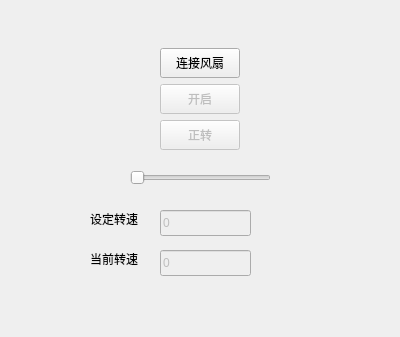
<?xml version="1.0" encoding="UTF-8"?>
<ui version="4.0">
 <class>MainWindow</class>
 <widget class="QWidget" name="MainWindow">
  <property name="geometry">
   <rect>
    <x>0</x>
    <y>0</y>
    <width>400</width>
    <height>337</height>
   </rect>
  </property>
  <property name="windowTitle">
   <string>MainWindow</string>
  </property>
  <widget class="QPushButton" name="pushButtonConnection">
   <property name="geometry">
    <rect>
     <x>160</x>
     <y>48</y>
     <width>80</width>
     <height>30</height>
    </rect>
   </property>
   <property name="text">
    <string>连接风扇</string>
   </property>
  </widget>
  <widget class="QSlider" name="horizontalSliderRotateSpeedSet">
   <property name="enabled">
    <bool>false</bool>
   </property>
   <property name="geometry">
    <rect>
     <x>130</x>
     <y>170</y>
     <width>141</width>
     <height>16</height>
    </rect>
   </property>
   <property name="cursor">
    <cursorShape>OpenHandCursor</cursorShape>
   </property>
   <property name="maximum">
    <number>100</number>
   </property>
   <property name="orientation">
    <enum>Qt::Orientation::Horizontal</enum>
   </property>
  </widget>
  <widget class="QPushButton" name="pushButtonSwitch">
   <property name="enabled">
    <bool>false</bool>
   </property>
   <property name="geometry">
    <rect>
     <x>160</x>
     <y>84</y>
     <width>80</width>
     <height>30</height>
    </rect>
   </property>
   <property name="text">
    <string>开启</string>
   </property>
  </widget>
  <widget class="QLineEdit" name="lineEditRotateSpeedSet">
   <property name="enabled">
    <bool>false</bool>
   </property>
   <property name="geometry">
    <rect>
     <x>160</x>
     <y>210</y>
     <width>91</width>
     <height>26</height>
    </rect>
   </property>
   <property name="text">
    <string>0</string>
   </property>
  </widget>
  <widget class="QLineEdit" name="lineEditCurrentRotateSpeed">
   <property name="enabled">
    <bool>false</bool>
   </property>
   <property name="geometry">
    <rect>
     <x>160</x>
     <y>250</y>
     <width>91</width>
     <height>26</height>
    </rect>
   </property>
   <property name="text">
    <string>0</string>
   </property>
  </widget>
  <widget class="QPushButton" name="pushButtonSteer">
   <property name="enabled">
    <bool>false</bool>
   </property>
   <property name="geometry">
    <rect>
     <x>160</x>
     <y>120</y>
     <width>80</width>
     <height>30</height>
    </rect>
   </property>
   <property name="text">
    <string>正转</string>
   </property>
  </widget>
  <widget class="QLabel" name="labelRotateSpeedSet">
   <property name="geometry">
    <rect>
     <x>90</x>
     <y>210</y>
     <width>66</width>
     <height>18</height>
    </rect>
   </property>
   <property name="text">
    <string>设定转速</string>
   </property>
  </widget>
  <widget class="QLabel" name="labelCurrentRotateSpeed">
   <property name="geometry">
    <rect>
     <x>90</x>
     <y>250</y>
     <width>66</width>
     <height>18</height>
    </rect>
   </property>
   <property name="text">
    <string>当前转速</string>
   </property>
  </widget>
 </widget>
 <resources/>
 <connections/>
</ui>
